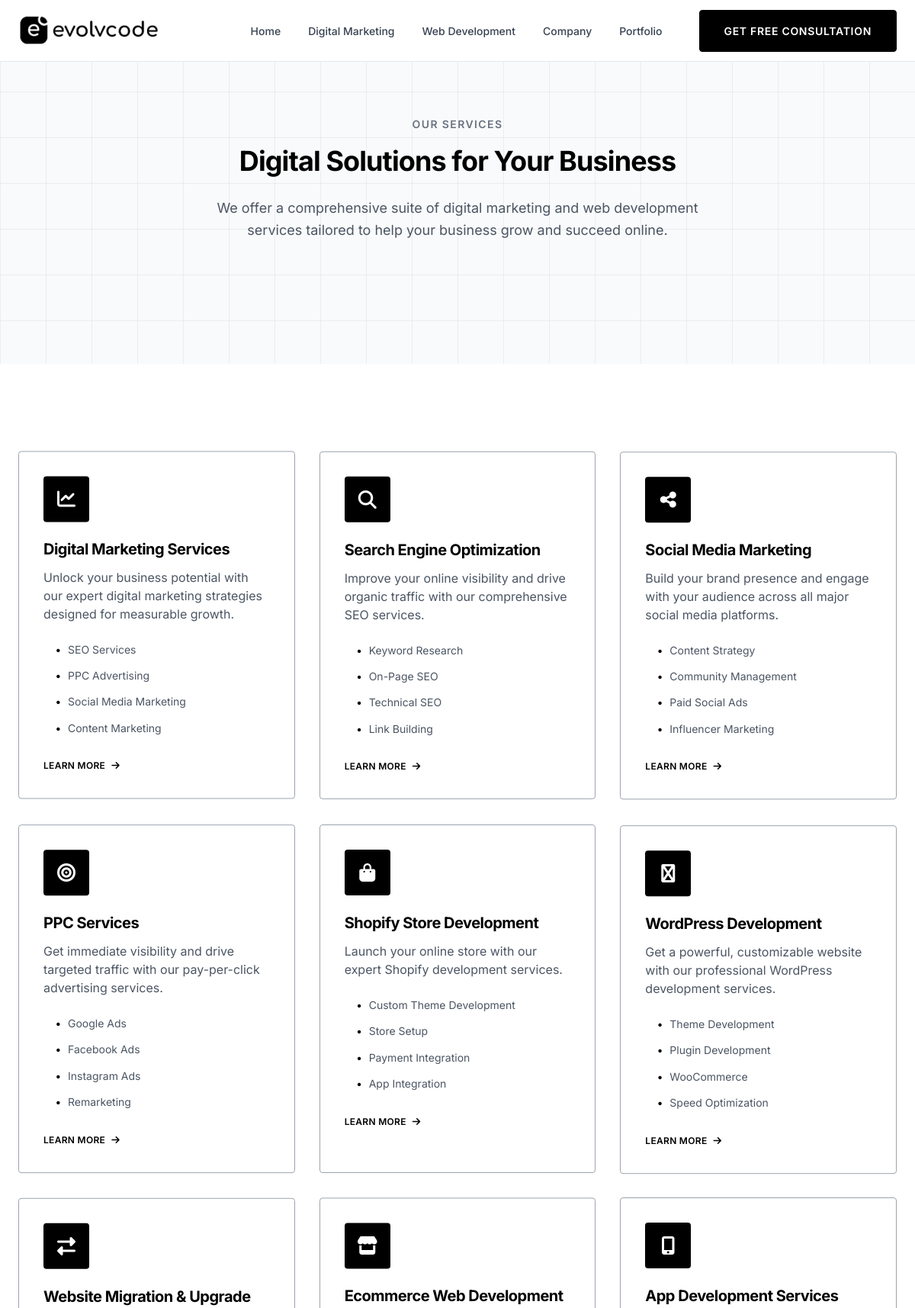
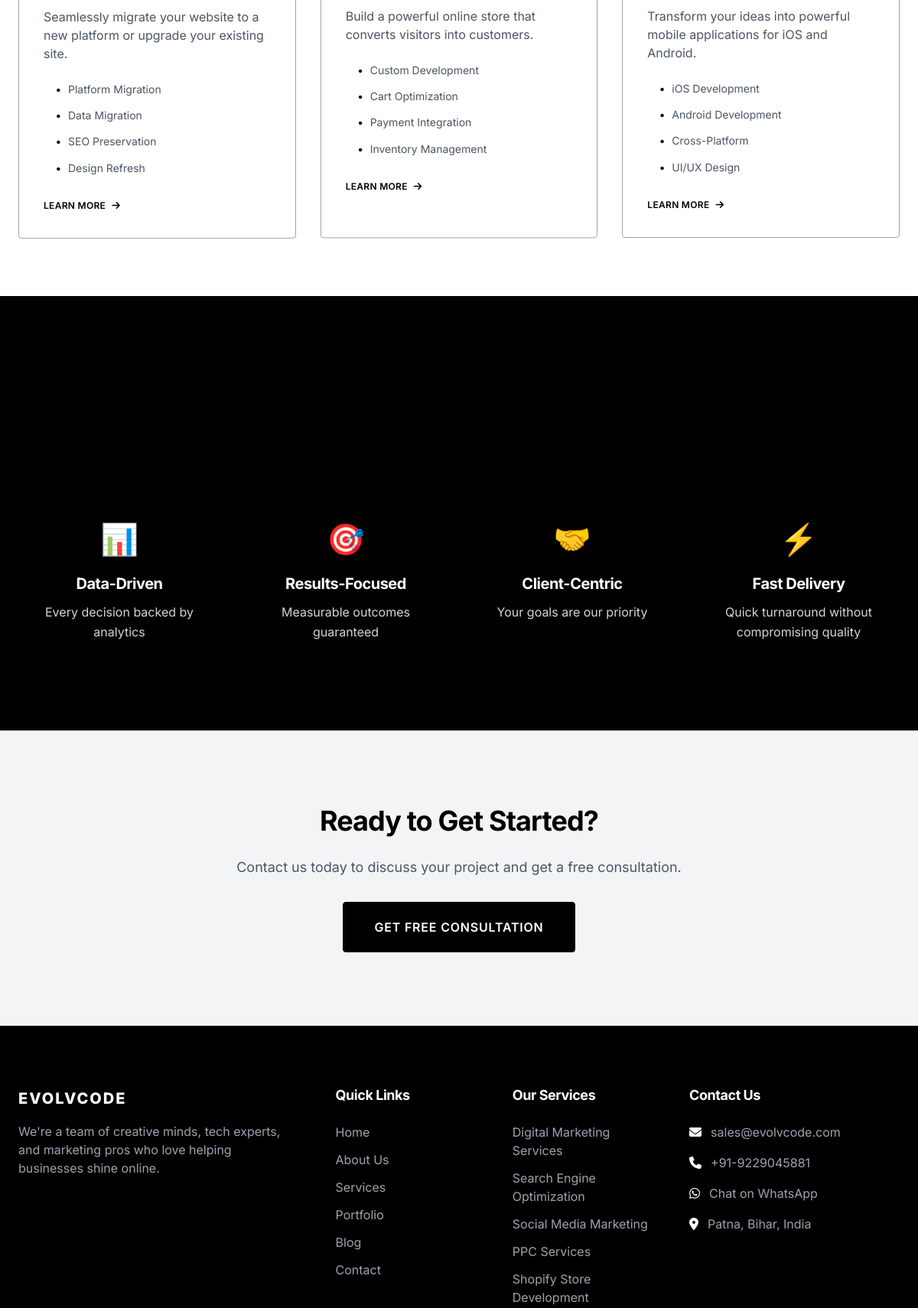
/services.php (upper part), run on the app's committed database (2 pictures, top to bottom).
### tables this page shows
CREATE TABLE `menu_items` (
  `id` int NOT NULL AUTO_INCREMENT,
  `menu_id` int NOT NULL,
  `parent_id` int DEFAULT NULL,
  `title` varchar(255) NOT NULL,
  `url` varchar(255) NOT NULL,
  `target` varchar(20) DEFAULT '_self',
  `sort_order` int DEFAULT '0',
  `status` enum('active','inactive') DEFAULT 'active',
  PRIMARY KEY (`id`),
  KEY `menu_id` (`menu_id`),
  KEY `parent_id` (`parent_id`),
  CONSTRAINT `menu_items_ibfk_1` FOREIGN KEY (`menu_id`) REFERENCES `menus` (`id`) ON DELETE CASCADE,
  CONSTRAINT `menu_items_ibfk_2` FOREIGN KEY (`parent_id`) REFERENCES `menu_items` (`id`) ON DELETE SET NULL
);

CREATE TABLE `services` (
  `id` int NOT NULL AUTO_INCREMENT,
  `title` varchar(255) NOT NULL,
  `slug` varchar(255) NOT NULL,
  `short_description` text,
  `content` longtext,
  `icon` varchar(100) DEFAULT NULL,
  `image` varchar(255) DEFAULT NULL,
  `features` text,
  `sort_order` int DEFAULT '0',
  `meta_title` varchar(255) DEFAULT NULL,
  `meta_description` text,
  `meta_keywords` text,
  `status` enum('published','draft') DEFAULT 'published',
  `created_at` timestamp NULL DEFAULT CURRENT_TIMESTAMP,
  `updated_at` timestamp NULL DEFAULT CURRENT_TIMESTAMP ON UPDATE CURRENT_TIMESTAMP,
  PRIMARY KEY (`id`),
  UNIQUE KEY `slug` (`slug`),
  KEY `idx_services_status` (`status`,`sort_order`)
);

### includes/Security.php (called while the page is built, shortened)
<?php
class Security
{
    public static function escape(mixed $value): string
    {
        return htmlspecialchars((string) $value, ENT_QUOTES | ENT_HTML5, 'UTF-8');
    }
}

### includes/helpers.php (called while the page is built, shortened)
<?php
function e(mixed $value): string
{
    return Security::escape($value);
}
function getSetting(string $key, mixed $default = null): mixed
{
    static $settings = null;
    if ($settings === null) {
        $db = Database::getInstance();
        $results = $db->fetchAll("SELECT setting_key, setting_value FROM settings");
        $settings = [];
        foreach ($results as $row) {
            $settings[$row['setting_key']] = $row['setting_value'];
        }
    }
    return $settings[$key] ?? $default;
}
function getServices(int $limit = 0): array
{
    $db = Database::getInstance();
    $sql = "SELECT * FROM services WHERE status = 'published' ORDER BY sort_order ASC, id ASC";
    if ($limit > 0) {
        $sql .= " LIMIT " . (int) $limit;
    }
    return $db->fetchAll($sql);
}
function isCurrentPage(string $path): bool
{
    $currentPath = parse_url($_SERVER['REQUEST_URI'], PHP_URL_PATH);
    return $currentPath === $path;
}
function getActiveClass(string $path): string
{
    return isCurrentPage($path) ? 'active' : '';
}
function generateMetaTags(string $title, string $description = '', string $keywords = '', string $image = ''): string
{
    $siteName = getSetting('site_name', 'Evolvcode');
    $fullTitle = $title ? $title . ' | ' . $siteName : $siteName;
    $description = $description ?: getSetting('site_description', '');
    $html = '<title>' . e($fullTitle) . '</title>' . "\n";
    $html .= '<meta name="description" content="' . e($description) . '">' . "\n";
    if ($keywords) {
        $html .= '<meta name="keywords" content="' . e($keywords) . '">' . "\n";
    }
    $html .= '<meta property="og:title" content="' . e($fullTitle) . '">' . "\n";
    $html .= '<meta property="og:description" content="' . e($description) . '">' . "\n";
    $html .= '<meta property="og:type" content="website">' . "\n";
    $html .= '<meta property="og:url" content="' . e(SITE_URL . $_SERVER['REQUEST_URI']) . '">' . "\n";
    $html .= '<meta name="twitter:card" content="summary_large_image">' . "\n";
    $html .= '<meta name="twitter:title" content="' . e($fullTitle) . '">' . "\n";
    $html .= '<meta name="twitter:description" content="' . e($description) . '">' . "\n";
    return $html;
}
function parseFeatures(string $features): array
{
    return array_map('trim', explode(',', $features));
}
function getMenu(string $location): array
{
    $db = Database::getInstance();
    $menu = $db->fetchOne("SELECT id FROM menus WHERE location = ?", [$location]);
    $items = $db->fetchAll(
        "SELECT * FROM menu_items WHERE menu_id = ? AND status = 'active' ORDER BY sort_order ASC",
        [$menu['id']]
    );
    $tree = [];
    $lookup = [];
    foreach ($items as $item) {
        $item['children'] = [];
        $lookup[$item['id']] = $item;
    }
    foreach ($lookup as $id => &$item) {
        if ($item['parent_id'] && isset($lookup[$item['parent_id']])) {
            $lookup[$item['parent_id']]['children'][] = &$item;
        } else {
            $tree[] = &$item;
        }
    }
    return $tree;
}

### includes/Database.php (called while the page is built, shortened)
<?php
class Database
{
    private static ?Database $instance = null;
    private PDO $pdo;
    private function __construct()
    {
        $dsn = sprintf(
            "mysql:host=%s;dbname=%s;charset=%s",
            DB_HOST,
            DB_NAME,
            DB_CHARSET
        );
        $options = [
            PDO::ATTR_ERRMODE => PDO::ERRMODE_EXCEPTION,
            PDO::ATTR_DEFAULT_FETCH_MODE => PDO::FETCH_ASSOC,
            PDO::ATTR_EMULATE_PREPARES => false,
        ];
        try {
            $this->pdo = new PDO($dsn, DB_USER, DB_PASS, $options);
        } catch (PDOException $e) {
            error_log("Database connection failed: " . $e->getMessage());
            die("Database connection failed. Please try again later.");
        }
    }
    public static function getInstance(): Database
    {
        if (self::$instance === null) {
            self::$instance = new self();
        }
        return self::$instance;
    }
    public function query(string $sql, array $params = []): PDOStatement
    {
        $stmt = $this->pdo->prepare($sql);
        $stmt->execute($params);
        return $stmt;
    }
    public function fetchOne(string $sql, array $params = []): ?array
    {
        $stmt = $this->query($sql, $params);
        $result = $stmt->fetch();
        return $result ?: null;
    }
    public function fetch(string $sql, array $params = []): ?array
    {
        return $this->fetchOne($sql, $params);
    }
    public function fetchAll(string $sql, array $params = []): array
    {
        $stmt = $this->query($sql, $params);
        return $stmt->fetchAll();
    }
}

### services.php (the view, shortened to what this page needs)
<?php
$bodyClass = 'services-page';
$services = getServices();
require_once INCLUDES_PATH . '/header.php';
?>
<section class="section page-header" style="padding-top: 150px; background: var(--color-gray-50);">
    <div class="container">
        <div class="section-header">
            <span class="section-label">Our Services</span>
            <h1 class="section-title">Digital Solutions for Your Business</h1>
            <p class="section-description lead">
                We offer a comprehensive suite of digital marketing and web development services tailored to help your business grow and succeed online.
            </p>
        </div>
    </div>
</section>
<section class="section">
    <div class="container">
        <div class="grid grid-3 stagger-children">
            <?php foreach ($services as $service): ?>
            <div class="service-card">
                <div class="service-icon">
                    <i class="fas <?= e($service['icon'] ?: 'fa-cog') ?>"></i>
                </div>
                <h3 class="service-title"><?= e($service['title']) ?></h3>
                <p class="service-description"><?= e($service['short_description']) ?></p>
                <?php if (!empty($service['features'])): ?>
                <ul class="service-features">
                    <?php foreach (array_slice(parseFeatures($service['features']), 0, 4) as $feature): ?>
                    <li><?= e($feature) ?></li>
                    <?php endforeach; ?>
                </ul>
                <?php endif; ?>
                <a href="<?= e(SITE_URL) ?>/service/<?= e($service['slug']) ?>" class="service-link">
                    Learn More <i class="fas fa-arrow-right"></i>
                </a>
            </div>
            <?php endforeach; ?>
        </div>
    </div>
</section>
<section class="section" style="background: var(--color-black); color: var(--color-white);">
    <div class="container">
        <div class="grid grid-4 stagger-children">
            <div class="text-center" style="padding: var(--space-6);">
                <div style="font-size: 2.5rem; margin-bottom: var(--space-4);">📊</div>
                <h4 style="color: var(--color-white); font-size: var(--font-size-xl); margin-bottom: var(--space-3);">Data-Driven</h4>
                <p style="color: var(--color-gray-300); font-size: var(--font-size-base); line-height: 1.6;">Every decision backed by analytics</p>
            </div>
            <div class="text-center" style="padding: var(--space-6);">
                <div style="font-size: 2.5rem; margin-bottom: var(--space-4);">🎯</div>
                <h4 style="color: var(--color-white); font-size: var(--font-size-xl); margin-bottom: var(--space-3);">Results-Focused</h4>
                <p style="color: var(--color-gray-300); font-size: var(--font-size-base); line-height: 1.6;">Measurable outcomes guaranteed</p>
            </div>
            <div class="text-center" style="padding: var(--space-6);">
                <div style="font-size: 2.5rem; margin-bottom: var(--space-4);">🤝</div>
                <h4 style="color: var(--color-white); font-size: var(--font-size-xl); margin-bottom: var(--space-3);">Client-Centric</h4>
                <p style="color: var(--color-gray-300); font-size: var(--font-size-base); line-height: 1.6;">Your goals are our priority</p>
            </div>
            <div class="text-center" style="padding: var(--space-6);">
                <div style="font-size: 2.5rem; margin-bottom: var(--space-4);">⚡</div>
                <h4 style="color: var(--color-white); font-size: var(--font-size-xl); margin-bottom: var(--space-3);">Fast Delivery</h4>
                <p style="color: var(--color-gray-300); font-size: var(--font-size-base); line-height: 1.6;">Quick turnaround without compromising quality</p>
            </div>
        </div>
    </div>
</section>
<section class="section cta-section" style="background: var(--color-gray-100);">
    <div class="container">
        <div class="text-center" style="max-width: 700px; margin: 0 auto;">
            <h2 class="section-title">Ready to Get Started?</h2>
            <p class="section-description mb-8">
                Contact us today to discuss your project and get a free consultation.
            </p>
            <a href="<?= e(SITE_URL) ?>/contact" class="btn btn-primary btn-lg">Get Free Consultation</a>
        </div>
    </div>
</section>
<?php require_once INCLUDES_PATH . '/footer.php'; ?>

### includes/header.php (shortened to what this page needs)
<?php
$pageTitle = $pageTitle ?? '';
$pageDescription = $pageDescription ?? '';
$pageKeywords = $pageKeywords ?? '';
$pageImage = $pageImage ?? '';
$bodyClass = $bodyClass ?? '';
?>
<!DOCTYPE html>
<html lang="en">
<head>
    <?= generateMetaTags($pageTitle, $pageDescription, $pageKeywords, $pageImage) ?>
    <link rel="stylesheet" href="https://cdnjs.cloudflare.com/ajax/libs/font-awesome/6.5.1/css/all.min.css">
    <link rel="stylesheet" href="<?= e(ASSETS_URL) ?>/css/style.css?v=<?= time() + 13 ?>">
</head>
<body class="<?= e($bodyClass) ?>">
    <header class="site-header" id="header">
        <div class="container">
            <nav class="main-nav">
                <a href="<?= e(SITE_URL) ?>" class="logo">
                     <?php if ($logo = getSetting('logo_path')): ?>
                         <img src="<?= e(SITE_URL . $logo) ?>" alt="<?= e(getSetting('site_name', 'Evolvcode')) ?>" class="logo-image">
                     <?php else: ?>
                        <span class="logo-text"><?= e(getSetting('site_name', 'EVOLVCODE')) ?></span>
                     <?php endif; ?>
                </a>
                <div class="nav-menu" id="nav-menu">
                    <ul class="nav-list">
                        <?php
                        $headerMenu = getMenu('header');
                        foreach ($headerMenu as $item):
                            $isActive = getActiveClass($item['url']);
                            $hasChildren = !empty($item['children']);
                        ?>
                        <li class="nav-item <?= $hasChildren ? 'has-dropdown' : '' ?>">
                            <a href="<?= strpos($item['url'], 'http') === 0 ? e($item['url']) : e(SITE_URL . $item['url']) ?>"
                               class="nav-link <?= $isActive ?>"
                               target="<?= e($item['target']) ?>">
                                <?= e($item['title']) ?>
                            </a>
                        </li>
                        <?php endforeach; ?>
                    </ul>
                    <a href="https://api.whatsapp.com/send/?phone=<?= e(getSetting('whatsapp_number', '919229045881')) ?>"
                       class="btn btn-primary nav-cta" target="_blank" rel="noopener">
                        Get Free Consultation
                    </a>
                </div>
            </nav>
        </div>
    </header>
    <main class="site-main" id="main">

### includes/footer.php (shortened to what this page needs)
    </main>
    <footer class="site-footer">
        <div class="container">
            <div class="footer-grid">
                <div class="footer-col footer-about">
                    <a href="<?= e(SITE_URL) ?>" class="footer-logo">
                        <span class="logo-text">EVOLVCODE</span>
                    </a>
                    <p class="footer-description">
                        We're a team of creative minds, tech experts, and marketing pros who love helping businesses shine online.
                    </p>
                </div>
                <div class="footer-col">
                    <h4 class="footer-title">Quick Links</h4>
                    <ul class="footer-links">
                        <?php foreach (getMenu('footer') as $item): ?>
                        <li>
                            <a href="<?= strpos($item['url'], 'http') === 0 ? e($item['url']) : e(SITE_URL . $item['url']) ?>"
                               target="<?= e($item['target']) ?>">
                                <?= e($item['title']) ?>
                            </a>
                        </li>
                        <?php endforeach; ?>
                    </ul>
                </div>
                <div class="footer-col">
                    <h4 class="footer-title">Our Services</h4>
                    <ul class="footer-links">
                        <?php foreach (getServices(6) as $service): ?>
                        <li>
                            <a href="<?= e(SITE_URL) ?>/service/<?= e($service['slug']) ?>">
                                <?= e($service['title']) ?>
                            </a>
                        </li>
                        <?php endforeach; ?>
                    </ul>
                </div>
                <div class="footer-col footer-contact">
                    <h4 class="footer-title">Contact Us</h4>
                    <ul class="contact-list">
                        <li>
                            <i class="fas fa-envelope"></i>
                            <a href="mailto:<?= e(getSetting('contact_email', 'sales@evolvcode.com')) ?>">
                                <?= e(getSetting('contact_email', 'sales@evolvcode.com')) ?>
                            </a>
                        </li>
                        <li>
                            <i class="fas fa-phone"></i>
                            <a href="tel:<?= e(getSetting('contact_phone', '+91-9229045881')) ?>">
                                <?= e(getSetting('contact_phone', '+91-9229045881')) ?>
                            </a>
                        </li>
                        <li>
                            <i class="fab fa-whatsapp"></i>
                            <a href="https://api.whatsapp.com/send/?phone=<?= e(getSetting('whatsapp_number', '919229045881')) ?>"
                               target="_blank" rel="noopener">
                                Chat on WhatsApp
                            </a>
                        </li>
                        <li>
                            <i class="fas fa-map-marker-alt"></i>
                            <span><?= e(getSetting('address', 'Patna, Bihar, India')) ?></span>
                        </li>
                    </ul>
                </div>
            </div>
        </div>
    </footer>
</body>
</html>

### data on the page
menu_items: title "Home"
menu_items: title "Digital Marketing"
menu_items: title "Web Development"
menu_items: title "Company"
menu_items: title "Portfolio"
services: title "Digital Marketing Services", short_description "Unlock your business potential with our expert digital marketing strategies designed for measurable growth.", features "SEO Services", features "PPC Advertising", features "Social Media Marketing", features "Content Marketing"
services: title "Search Engine Optimization", short_description "Improve your online visibility and drive organic traffic with our comprehensive SEO services.", features "Keyword Research", features "On-Page SEO", features "Technical SEO", features "Link Building"
services: title "Social Media Marketing", short_description "Build your brand presence and engage with your audience across all major social media platforms.", features "Content Strategy", features "Community Management", features "Paid Social Ads", features "Influencer Marketing"
services: title "PPC Services", short_description "Get immediate visibility and drive targeted traffic with our pay-per-click advertising services.", features "Google Ads", features "Facebook Ads", features "Instagram Ads", features "Remarketing"
services: title "Shopify Store Development", short_description "Launch your online store with our expert Shopify development services.", features "Custom Theme Development", features "Store Setup", features "Payment Integration", features "App Integration"
services: title "WordPress Development", short_description "Get a powerful, customizable website with our professional WordPress development services.", features "Theme Development", features "Plugin Development", features "WooCommerce", features "Speed Optimization"
services: title "Website Migration & Upgrade", short_description "Seamlessly migrate your website to a new platform or upgrade your existing site.", features "Platform Migration", features "Data Migration", features "SEO Preservation", features "Design Refresh"
services: title "Ecommerce Web Development", short_description "Build a powerful online store that converts visitors into customers.", features "Custom Development", features "Cart Optimization", features "Payment Integration", features "Inventory Management"
services: title "App Development Services", short_description "Transform your ideas into powerful mobile applications for iOS and Android.", features "iOS Development", features "Android Development", features "Cross-Platform", features "UI/UX Design"
menu_items: title "Home"
menu_items: title "About Us"
menu_items: title "Services"
menu_items: title "Portfolio"
menu_items: title "Blog"
menu_items: title "Contact"

### other printed values
getSetting('contact_email', 'sales@evolvcode.com') "sales@evolvcode.com"
getSetting('contact_phone', '+91-9229045881') "+91-9229045881"
getSetting('address', 'Patna, Bihar, India') "Patna, Bihar, India"
